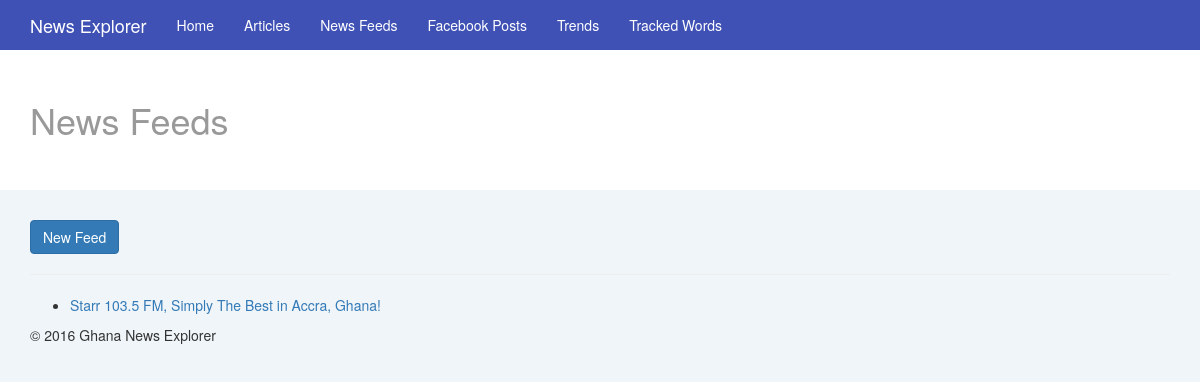
The app's page /news/feeds/, older data.
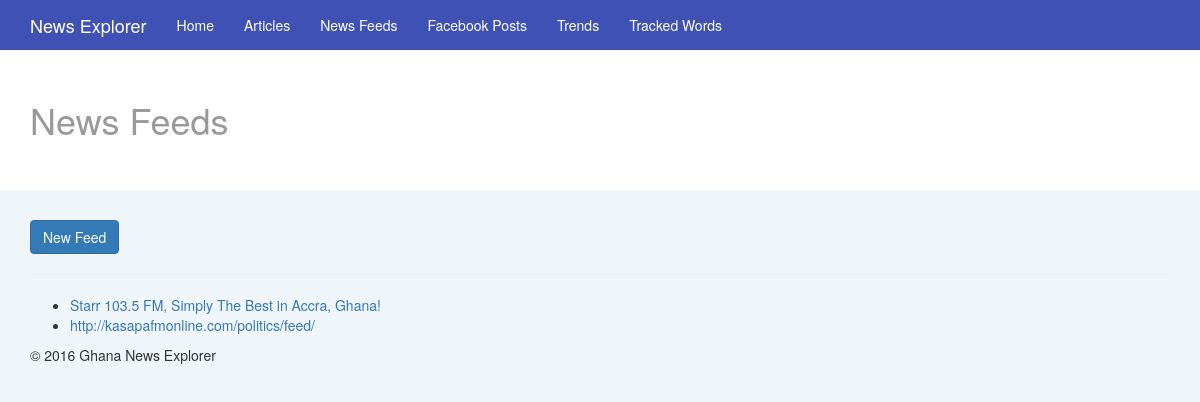
The same page, newer data.
### news/models.py (models this page shows, shortened)
class Feed(models.Model):
    title = models.CharField(max_length=200)
    url = models.URLField(unique=True)
    is_active = models.BooleanField(default=False)

### news/views/feeds_views.py (the view)
def feeds_list(request):
    feeds = Feed.objects.all()
    return render(request, 'news/feeds_list.html', {'feeds': feeds})

### news/templates/news/feeds_list.html
{% extends 'news/base.html' %}
{% block content %}
    <div class="jumbotron">
        <div class="container">
            <h1>News Feeds</h1>
        </div>
    </div>
    <div class="container">
        <a href="{% url 'feed_new' %}" class="btn btn-primary">New Feed</a>
        <hr>
        <ul>
            {% for feed in feeds %}
                <li><a href="{{ feed.url }}">{{ feed.title }}</a></li>
            {% endfor %}
        </ul>
        <footer>
            <p>&copy; 2016 Ghana News Explorer</p>
        </footer>
    </div>
{% endblock %}

Row changes from the older to the newer data that the page shows:
added Feed: title "http://kasapafmonline.com/politics/feed/"
